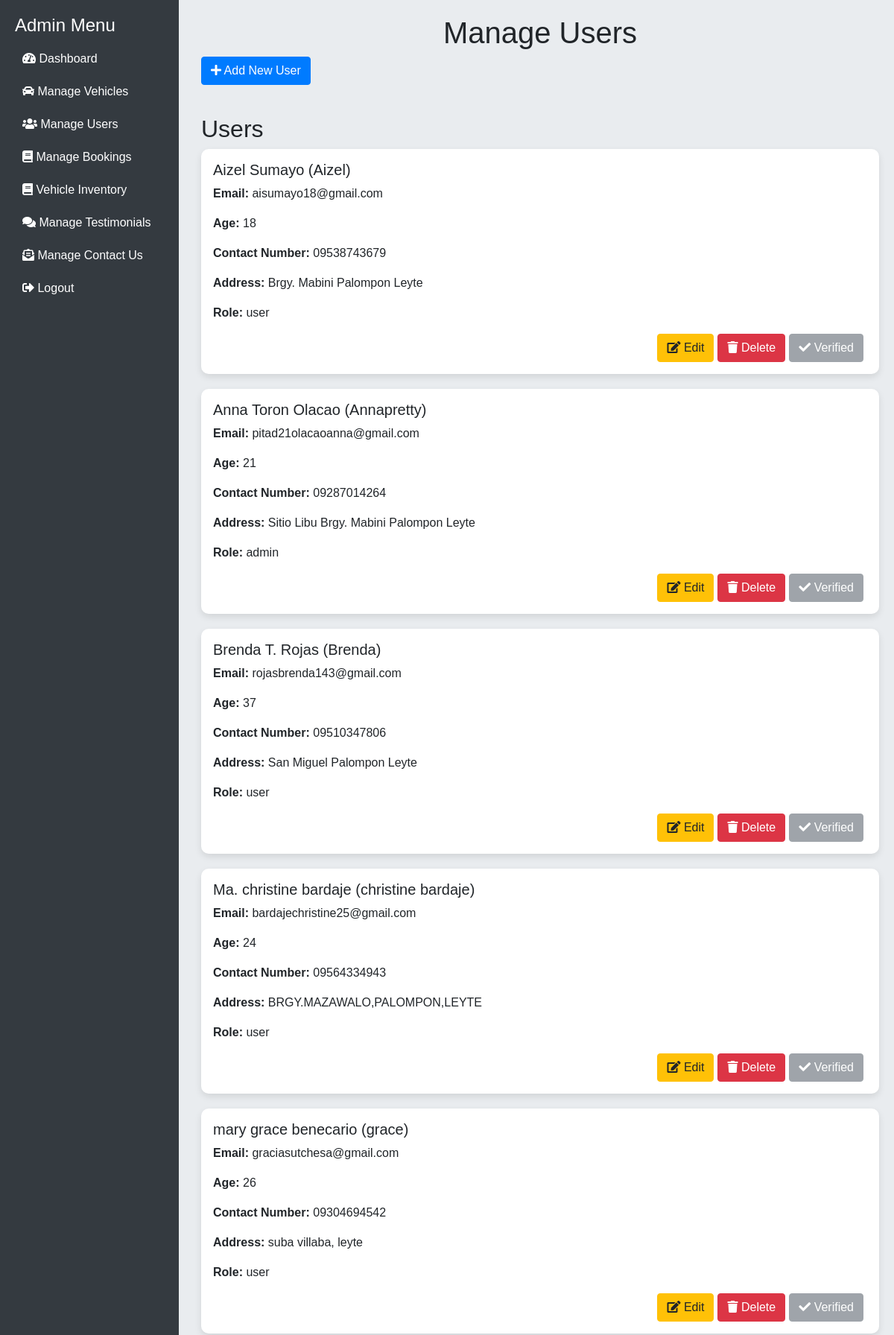
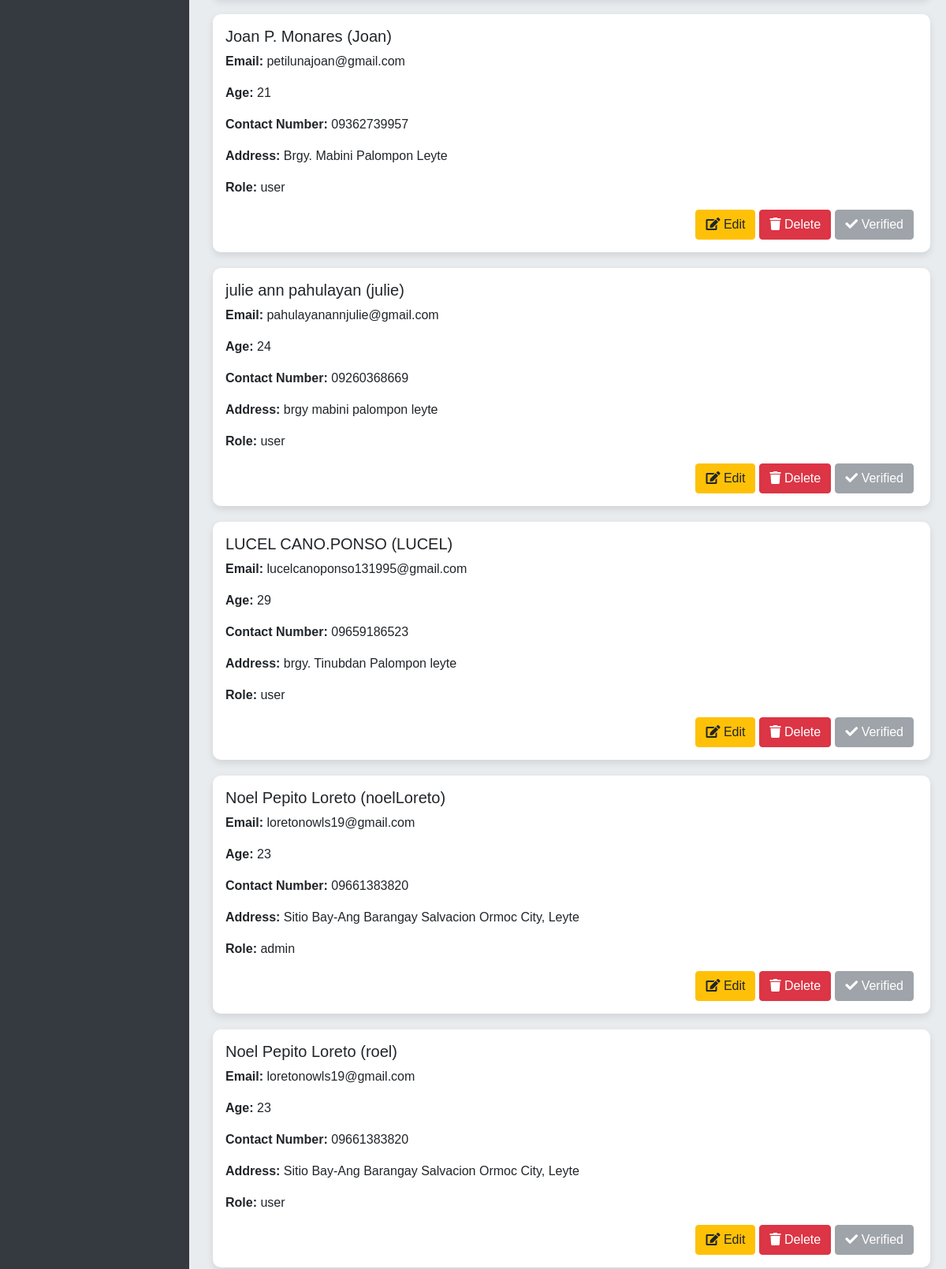
Screenshot of /manage_users.php (signed in, upper part) with the database file from the repository (2 pictures, top to bottom).
### tables this page shows
CREATE TABLE `users` (
  `username` varchar(100) NOT NULL,
  `email` varchar(255) NOT NULL,
  `password` varchar(255) NOT NULL,
  `role` enum('admin','user') NOT NULL,
  `fullname` varchar(100) NOT NULL,
  `age` int(11) NOT NULL,
  `contact_number` varchar(15) NOT NULL,
  `complete_address` varchar(255) NOT NULL,
  `valid_id_front` varchar(250) NOT NULL,
  `valid_id_back` varchar(250) NOT NULL,
  `created_at` timestamp NOT NULL DEFAULT current_timestamp(),
  `verified` tinyint(1) DEFAULT 0
);

### manage_users.php (the view, shortened to what this page needs)
<?php
include 'db.php';
$users_sql = "SELECT username, email, fullname, age, contact_number, complete_address, role, verified FROM users";
$users_result = $conn->query($users_sql);
?>
<!DOCTYPE html>
<html lang="en">
<head>
    <link href="https://maxcdn.bootstrapcdn.com/bootstrap/4.5.2/css/bootstrap.min.css" rel="stylesheet">
    <link href="https://cdnjs.cloudflare.com/ajax/libs/font-awesome/5.15.3/css/all.min.css" rel="stylesheet">
</head>
<body>
<div class="sidebar">
        <h2>Admin Menu</h2>
        <ul class="nav flex-column">
            <li class="nav-item"><a class="nav-link" href="admin_dashboard.php"><i class="fas fa-tachometer-alt"></i> Dashboard</a></li>
            <li class="nav-item"><a class="nav-link" href="manage_vehicles.php"><i class="fas fa-car"></i> Manage Vehicles</a></li>
            <li class="nav-item"><a class="nav-link" href="manage_users.php"><i class="fas fa-users"></i> Manage Users</a></li>
            <li class="nav-item"><a class="nav-link" href="manage_bookings.php"><i class="fas fa-book"></i> Manage Bookings</a></li>
            <li class="nav-item"><a class="nav-link" href="vehicle_inventory.php"><i class="fas fa-book"></i> Vehicle Inventory</a></li>
            <li class="nav-item"><a class="nav-link" href="manage_testimonials.php"><i class="fas fa-comments"></i> Manage Testimonials</a></li>
            <li class="nav-item"><a class="nav-link" href="manage_contact_us.php"><i class="fas fa-envelope-open-text"></i> Manage Contact Us</a></li>
            <li class="nav-item"><a class="nav-link" href="logout.php"><i class="fas fa-sign-out-alt"></i> Logout</a></li>
        </ul>
    </div>
    <div class="content">
        <h1 class="text-center">Manage Users</h1>
        <button class="btn btn-primary mb-3" data-toggle="modal" data-target="#addUserModal"><i class="fas fa-plus"></i> Add New User</button>
        <h2 class="mt-4">Users</h2>
        <?php while($user = $users_result->fetch_assoc()): ?>
            <div class="user-card p-3">
                <h5><?php echo htmlspecialchars($user['fullname']); ?> (<?php echo htmlspecialchars($user['username']); ?>)</h5>
                <p><strong>Email:</strong> <?php echo htmlspecialchars($user['email']); ?></p>
                <p><strong>Age:</strong> <?php echo htmlspecialchars($user['age']); ?></p>
                <p><strong>Contact Number:</strong> <?php echo htmlspecialchars($user['contact_number']); ?></p>
                <p><strong>Address:</strong> <?php echo htmlspecialchars($user['complete_address']); ?></p>
                <p><strong>Role:</strong> <?php echo htmlspecialchars($user['role']); ?></p>
                <div class="d-flex justify-content-end">
                    <button class="btn btn-warning btn-custom" onclick='editUser(<?php echo json_encode($user); ?>)'><i class="fas fa-edit"></i> Edit</button>
                    <form action="manage_users.php" method="post" style="display:inline;">
                        <button type="submit" name="delete_user" class="btn btn-danger btn-custom">
                            <i class="fas fa-trash"></i> Delete
                        </button>
                    </form>
                    <form action="manage_users.php" method="post" style="display:inline;">
                        <?php if (!$user['verified']): ?>
                            <button type="submit" name="verify_user" class="btn btn-success btn-custom">
                                <i class="fas fa-check"></i> Verify
                            </button>
                        <?php else: ?>
                            <button class="btn btn-secondary btn-custom" disabled>
                                <i class="fas fa-check"></i> Verified
                            </button>
                        <?php endif; ?>
                    </form>
                </div>
            </div>
        <?php endwhile; ?>
    </div>
</body>
</html>

### manage_users.php (style rules this page uses)
body { background-color: #e9ecef; font-family: 'Arial', sans-serif; }
.sidebar { width: 240px; background-color: #343a40; color: #fff; padding: 20px; position: fixed; top: 0; left: 0; height: 100%; overflow-y: auto; transition: background-color 0.3s; }
.sidebar h2 { margin-top: 0; font-size: 1.5rem; }
.sidebar a { color: #fff; text-decoration: none; padding: 10px; display: block; border-radius: 5px; transition: background-color 0.3s; }
.content { margin-left: 250px; padding: 20px; }
.user-card { margin-bottom: 20px; background: #fff; border-radius: 10px; padding: 20px; box-shadow: 0 4px 10px rgba(0, 0, 0, 0.1); transition: transform 0.2s; }
.btn-custom { margin-right: 5px; }

### rows the page displays
users: fullname "Aizel Sumayo", username "Aizel", email "aisumayo18@gmail.com", age "18", contact_number "09538743679", complete_address "Brgy. Mabini Palompon Leyte", role "user", verified 1 (drawn)
users: fullname "Anna Toron Olacao", username "Annapretty", email "pitad21olacaoanna@gmail.com", age "21", contact_number "09287014264", complete_address "Sitio Libu Brgy. Mabini Palompon Leyte", role "admin", verified 1 (drawn)
users: fullname "Brenda T. Rojas", username "Brenda", email "rojasbrenda143@gmail.com", age "37", contact_number "09510347806", complete_address "San Miguel Palompon Leyte", role "user", verified 1 (drawn)
users: fullname "Ma. christine bardaje", username "christine bardaje", email "bardajechristine25@gmail.com", age "24", contact_number "09564334943", complete_address "BRGY.MAZAWALO,PALOMPON,LEYTE", role "user", verified 1 (drawn)
users: fullname "mary grace benecario", username "grace", email "graciasutchesa@gmail.com", age "26", contact_number "09304694542", complete_address "suba villaba, leyte", role "user", verified 1 (drawn)
users: fullname "Joan P. Monares", username "Joan", email "petilunajoan@gmail.com", age "21", contact_number "09362739957", complete_address "Brgy. Mabini Palompon Leyte", role "user", verified 1 (drawn)
users: fullname "julie ann pahulayan", username "julie", email "pahulayanannjulie@gmail.com", age "24", contact_number "09260368669", complete_address "brgy mabini palompon leyte", role "user", verified 1 (drawn)
users: fullname "LUCEL CANO.PONSO", username "LUCEL", email "lucelcanoponso131995@gmail.com", age "29", contact_number "09659186523", complete_address "brgy. Tinubdan Palompon leyte", role "user", verified 1 (drawn)
users: fullname "Noel Pepito Loreto", username "noelLoreto", email "loretonowls19@gmail.com", age "23", contact_number "09661383820", complete_address "Sitio Bay-Ang Barangay Salvacion Ormoc City, Leyte", role "admin", verified 1 (drawn)
users: fullname "Noel Pepito Loreto", username "roel", email "loretonowls19@gmail.com", age "23", contact_number "09661383820", complete_address "Sitio Bay-Ang Barangay Salvacion Ormoc City, Leyte", role "user", verified 1 (drawn)
